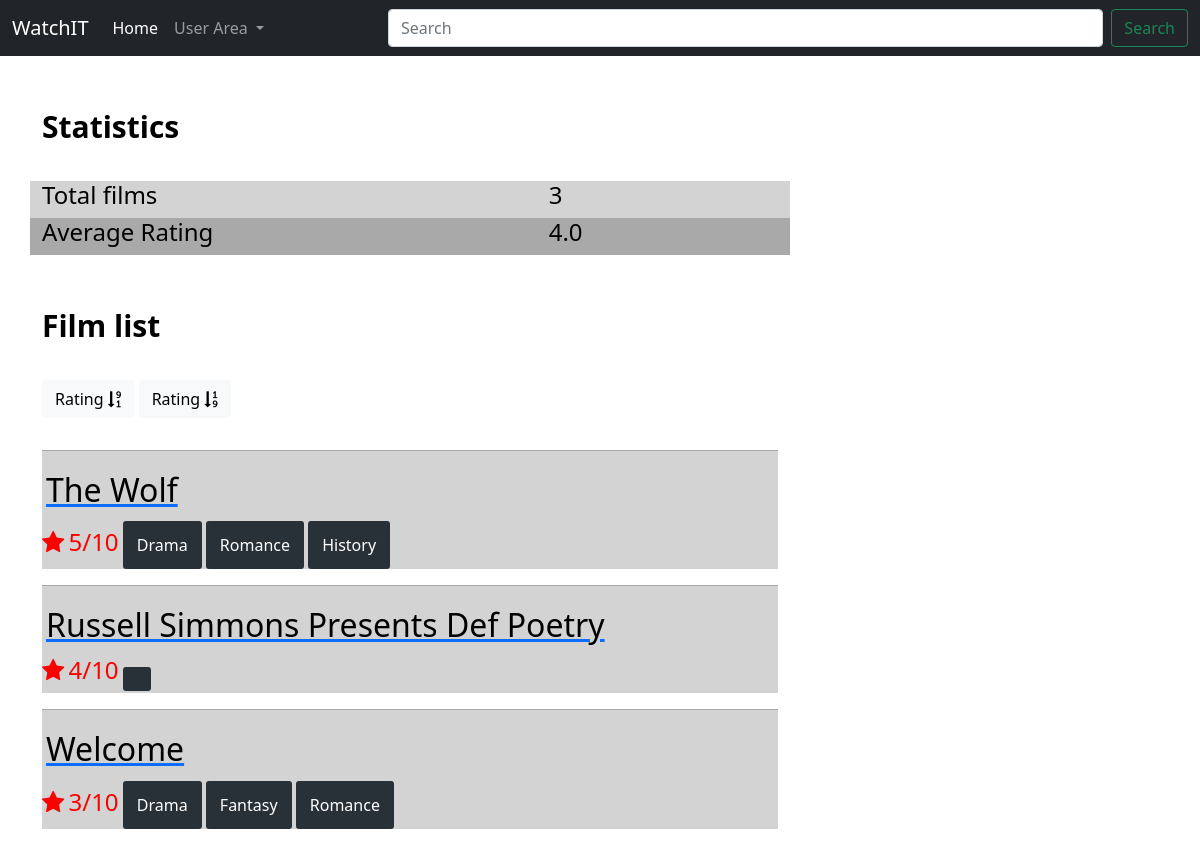
/profile/adi/, run on the app's committed database.
### film/models.py (models this page shows)
class UserRating(models.Model):
    user = models.ForeignKey(User, on_delete=models.CASCADE)
    show = models.ForeignKey(Show, on_delete=models.CASCADE)
    rating = models.IntegerField()
    position = models.IntegerField(default=0)

class Show(models.Model):
    showid = models.IntegerField()
    genres = models.TextField(default='')
    status = models.TextField(default=32)
    image = models.TextField(default='')
    name = models.TextField(default='')

### film/views.py (the view)
# urls.py: path('profile/', user_views.profile, name='profile'),
def profile(request, username: str = ""):
    if not username:
        return redirect('film-home')
    try:
        user = User.objects.get(username=username)
    except User.DoesNotExist:
        return redirect('film-home')
    userfilms = UserRating.objects.filter(user=user)
    total = len(userfilms)
    average = 0
    for ur in userfilms:
        average += ur.rating
    if total:
        average = round(average/total, 2)
    sort_type = request.GET.get('sort')
    if not sort_type or not sort_type.isdigit():
        sort_type = 1
    sort_type = int(sort_type)
    if sort_type == 2:
        results = UserRating.objects.filter(user=user).order_by('rating')
    else:
        results = UserRating.objects.filter(user=user).order_by('-rating')
    for result in results:
        result.show.genres = result.show.genres.split(",")
    return render(request, 'film/profile.html', {'username': username,
                                                 'title': f"{username}'s profile",
                                                 'total': total,
                                              'average': average,
                                            'sort_type': sort_type,
                                            'results': results})

### film/templates/film/profile.html (shortened to what this page needs)
{% extends "film/base.html" %}
{% block content %}
<p style="font-size:30px; color:black"><b>Statistics</b></p><pre></pre>
<div class="row overview">
    <div class="container">
  <div class="row" style="background-color:lightgrey">
      <div class="col-8"><h4 style="color:black">Total films</h4></div>
      <div class="col-4"><h4 style="color:black">{{total}}</h4></div>
  </div>
        <div class="row" style="background-color:darkgrey">
      <div class="col-8"><h4 style="color:black">Average Rating</h4></div>
      <div class="col-4"><h4 style="color:black">{{average}}</h4></div>
  </div>
<p style="font-size:30px; color:black"><b>Film list</b></p><pre></pre>
{% if sort_type == 1 %}
    <button type="button" class="btn btn-light active">Rating <span class="fa fa-sort-numeric-desc"></span></button>
{% else %}
<a href="?sort=1" class="btn btn-light">Rating <span class="fa fa-sort-numeric-desc"></span></a>
{% endif %}
{% if sort_type == 2 %}
    <button type="button" class="btn btn-light active">Rating <span class="fa fa-sort-numeric-asc"></span></button>
{% else %}
<a href="?sort=2" class="btn btn-light">Rating <span class="fa fa-sort-numeric-asc"></span></a>
{% endif %}
{% if total %}
{% for result in results %}
        <article class="media content-section" style="background-color:lightgrey">
        <hr>
          <div class="media">
    <div class="media-body">
        <a href="/show/{{result.show.showid}}"><h2 style="padding: 4px 4px; color:black" class="media-heading">{{result.show.name}}</h2> </a>
        <h4 style="display:inline-block; color:red"><span class="fa fa-star checked"></span></h4>
        <h4 style="display:inline-block; color:red">{{result.rating}}/10</h4>
        {% for genre in result.show.genres %}
        <button style="color:white; border-radius:3px; display: inline-block; padding:12px 14px; text-align:center; background-color: #283038; border: none">{{genre}}</button>
        {% endfor %}
    </div>
  </div>
        </article>
    {% endfor %}
{% else %}
<h4 style="color:#a8bdad">Empty List!</h4>
{% endif %}
    <pre>
{% endblock content %}

### data on the page
UserRating: show.name "The Wolf", rating "5", genres "Drama" "Romance" "History"
UserRating: show.name "Russell Simmons Presents Def Poetry", rating "4"
UserRating: show.name "Welcome", rating "3", genres "Drama" "Fantasy" "Romance"

### other printed values
{{ total }} "3"
{{ average }} "4.0"
